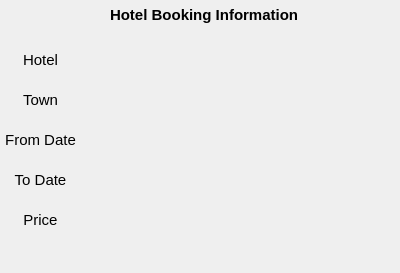
<?xml version="1.0" encoding="UTF-8"?>
<ui version="4.0">
 <class>HotelBookingUI</class>
 <widget class="QDialog" name="HotelBookingUI">
  <property name="geometry">
   <rect>
    <x>0</x>
    <y>0</y>
    <width>400</width>
    <height>273</height>
   </rect>
  </property>
  <property name="windowTitle">
   <string>Dialog</string>
  </property>
  <widget class="QLabel" name="lblHotel">
   <property name="geometry">
    <rect>
     <x>90</x>
     <y>50</y>
     <width>291</width>
     <height>21</height>
    </rect>
   </property>
   <property name="text">
    <string>&lt;html&gt;&lt;head/&gt;&lt;body&gt;&lt;p align=&quot;center&quot;&gt;&lt;br/&gt;&lt;/p&gt;&lt;/body&gt;&lt;/html&gt;</string>
   </property>
  </widget>
  <widget class="QLabel" name="lblTown">
   <property name="geometry">
    <rect>
     <x>90</x>
     <y>90</y>
     <width>291</width>
     <height>20</height>
    </rect>
   </property>
   <property name="text">
    <string>&lt;html&gt;&lt;head/&gt;&lt;body&gt;&lt;p align=&quot;center&quot;&gt;&lt;br/&gt;&lt;/p&gt;&lt;/body&gt;&lt;/html&gt;</string>
   </property>
  </widget>
  <widget class="QLabel" name="lblFromDate">
   <property name="geometry">
    <rect>
     <x>90</x>
     <y>130</y>
     <width>291</width>
     <height>21</height>
    </rect>
   </property>
   <property name="text">
    <string>&lt;html&gt;&lt;head/&gt;&lt;body&gt;&lt;p align=&quot;center&quot;&gt;&lt;br/&gt;&lt;/p&gt;&lt;/body&gt;&lt;/html&gt;</string>
   </property>
  </widget>
  <widget class="QLabel" name="label_2">
   <property name="geometry">
    <rect>
     <x>110</x>
     <y>0</y>
     <width>201</width>
     <height>31</height>
    </rect>
   </property>
   <property name="text">
    <string>&lt;html&gt;&lt;head/&gt;&lt;body&gt;&lt;p&gt;&lt;span style=&quot; font-size:11pt; font-weight:700;&quot;&gt;Hotel Booking Information&lt;/span&gt;&lt;/p&gt;&lt;/body&gt;&lt;/html&gt;</string>
   </property>
  </widget>
  <widget class="QLabel" name="lblToDate">
   <property name="geometry">
    <rect>
     <x>90</x>
     <y>170</y>
     <width>291</width>
     <height>21</height>
    </rect>
   </property>
   <property name="text">
    <string>&lt;html&gt;&lt;head/&gt;&lt;body&gt;&lt;p align=&quot;center&quot;&gt;&lt;br/&gt;&lt;/p&gt;&lt;/body&gt;&lt;/html&gt;</string>
   </property>
  </widget>
  <widget class="QLabel" name="lblPrice">
   <property name="geometry">
    <rect>
     <x>90</x>
     <y>210</y>
     <width>291</width>
     <height>21</height>
    </rect>
   </property>
   <property name="text">
    <string>&lt;html&gt;&lt;head/&gt;&lt;body&gt;&lt;p align=&quot;center&quot;&gt;&lt;br/&gt;&lt;/p&gt;&lt;/body&gt;&lt;/html&gt;</string>
   </property>
  </widget>
  <widget class="QLabel" name="label">
   <property name="geometry">
    <rect>
     <x>0</x>
     <y>50</y>
     <width>81</width>
     <height>21</height>
    </rect>
   </property>
   <property name="text">
    <string>&lt;html&gt;&lt;head/&gt;&lt;body&gt;&lt;p align=&quot;center&quot;&gt;&lt;span style=&quot; font-size:11pt;&quot;&gt;Hotel&lt;/span&gt;&lt;/p&gt;&lt;/body&gt;&lt;/html&gt;</string>
   </property>
  </widget>
  <widget class="QLabel" name="label_3">
   <property name="geometry">
    <rect>
     <x>0</x>
     <y>90</y>
     <width>81</width>
     <height>21</height>
    </rect>
   </property>
   <property name="text">
    <string>&lt;html&gt;&lt;head/&gt;&lt;body&gt;&lt;p align=&quot;center&quot;&gt;&lt;span style=&quot; font-size:11pt;&quot;&gt;Town&lt;/span&gt;&lt;/p&gt;&lt;/body&gt;&lt;/html&gt;</string>
   </property>
  </widget>
  <widget class="QLabel" name="label_4">
   <property name="geometry">
    <rect>
     <x>0</x>
     <y>130</y>
     <width>81</width>
     <height>21</height>
    </rect>
   </property>
   <property name="text">
    <string>&lt;html&gt;&lt;head/&gt;&lt;body&gt;&lt;p align=&quot;center&quot;&gt;&lt;span style=&quot; font-size:11pt;&quot;&gt;From Date&lt;/span&gt;&lt;/p&gt;&lt;/body&gt;&lt;/html&gt;</string>
   </property>
  </widget>
  <widget class="QLabel" name="label_5">
   <property name="geometry">
    <rect>
     <x>0</x>
     <y>170</y>
     <width>81</width>
     <height>21</height>
    </rect>
   </property>
   <property name="text">
    <string>&lt;html&gt;&lt;head/&gt;&lt;body&gt;&lt;p align=&quot;center&quot;&gt;&lt;span style=&quot; font-size:11pt;&quot;&gt;To Date&lt;/span&gt;&lt;/p&gt;&lt;/body&gt;&lt;/html&gt;</string>
   </property>
  </widget>
  <widget class="QLabel" name="label_6">
   <property name="geometry">
    <rect>
     <x>0</x>
     <y>210</y>
     <width>81</width>
     <height>21</height>
    </rect>
   </property>
   <property name="text">
    <string>&lt;html&gt;&lt;head/&gt;&lt;body&gt;&lt;p align=&quot;center&quot;&gt;&lt;span style=&quot; font-size:11pt;&quot;&gt;Price&lt;/span&gt;&lt;/p&gt;&lt;/body&gt;&lt;/html&gt;</string>
   </property>
  </widget>
 </widget>
 <resources/>
 <connections/>
</ui>
